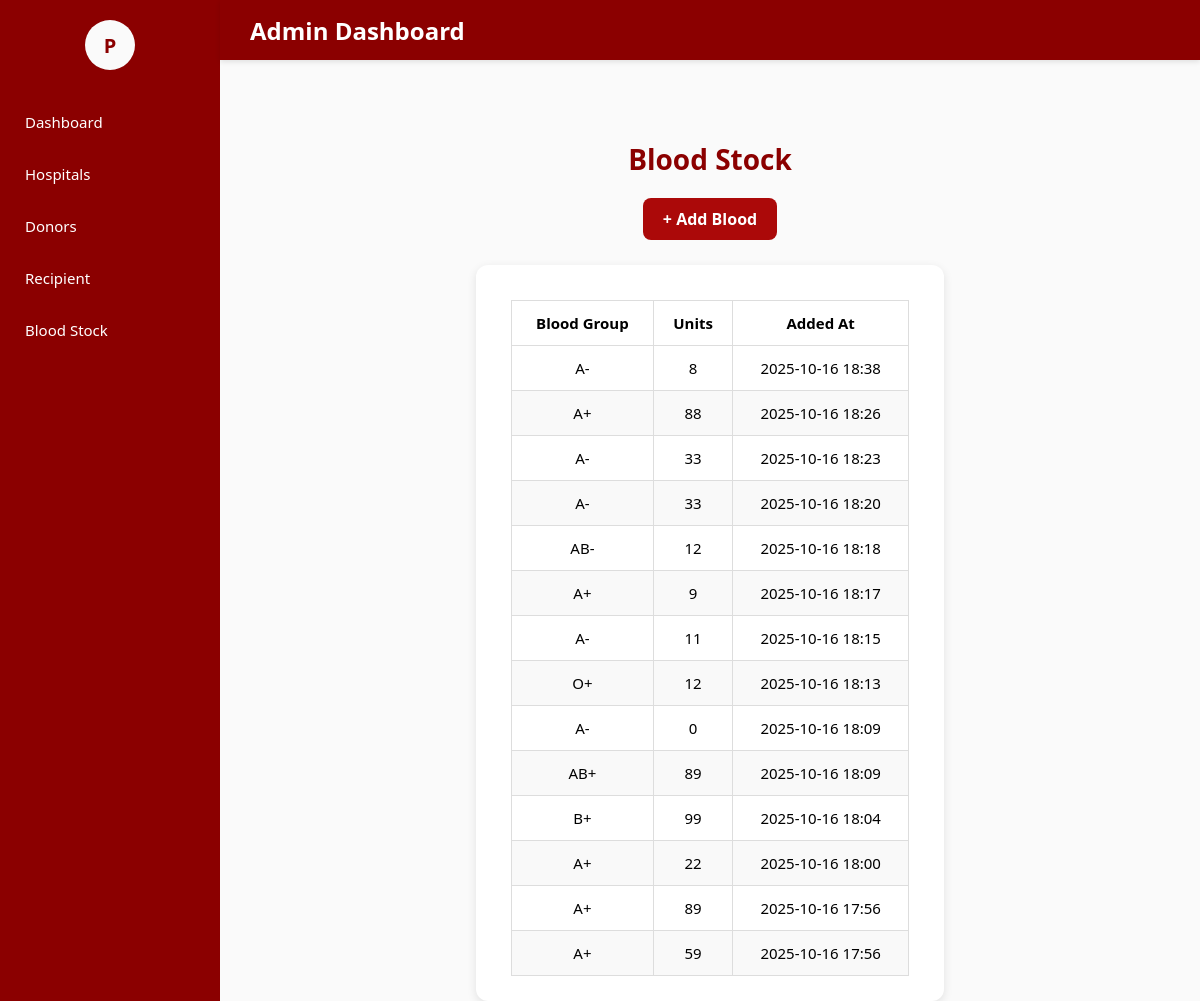
/dashboard/blood_stock/ (signed in), run on the app's committed database.
### blood_bank_app/models.py (models this page shows, shortened)
class BloodStock(models.Model):
    BLOOD_GROUP_CHOICES = [
        ('A+', 'A+'), ('A-', 'A-'),
        ('B+', 'B+'), ('B-', 'B-'),
        ('AB+', 'AB+'), ('AB-', 'AB-'),
        ('O+', 'O+'), ('O-', 'O-'),
    ]
    bloodgroup = models.CharField(max_length=3, choices=BLOOD_GROUP_CHOICES)
    unit = models.PositiveIntegerField()
    added_at = models.DateTimeField(auto_now_add=True)

### blood_bank_app/views.py (the view)
# urls.py: path('dashboard/blood_stock/', views.blood_stock_dashboard, name='blood_stock_dashboard'),
@login_required
def blood_stock_dashboard(request):
    blood_stock = BloodStock.objects.all().order_by('-added_at')
    return render(request, 'blood_stock_dashboard.html', {
        'blood_stock': blood_stock
    })

### blood_bank_app/templates/blood_stock_dashboard.html (shortened to what this page needs)
{% extends 'master.html' %}
{% block content %}
<div class="sidebar">
    <div class="profile-container">
        <div class="profile-icon" onclick="toggleProfile()">
            {{ request.user.username|slice:":1"|upper }}
        </div>
    </div>
    <a href="{% url 'admin_dashboard' %}">Dashboard</a>
    <a href="{% url 'hospital_dashboard' %}">Hospitals</a>
    <a href="{% url 'donor_dashboard' %}">Donors</a>
    <a href="{% url 'recipient_dashboard' %}">Recipient</a>
    <a href="{% url 'blood_stock_dashboard' %}">Blood Stock</a>
</div>
<div class="topbar">
    Admin Dashboard
</div>
<div class="main-content">
    <h1>Blood Stock</h1>
    <a href="{% url 'add_blood' %}" class="add-blood-btn">+ Add Blood</a>
    {% if blood_stock %}
    <div class="section">
        <table>
            <thead>
                <tr>
                    <th>Blood Group</th>
                    <th>Units</th>
                    <th>Added At</th>
                </tr>
            </thead>
            <tbody>
                {% for blood in blood_stock %}
                <tr>
                    <td>{{ blood.bloodgroup }}</td>
                    <td>{{ blood.unit }}</td>
                    <td>{{ blood.added_at|date:"Y-m-d H:i" }}</td>
                </tr>
                {% endfor %}
            </tbody>
        </table>
    </div>
    {% else %}
        <p>No blood added yet.</p>
    {% endif %}
</div>
{% endblock %}

### blood_bank_app/static/css/blood_bank.css (style rules this page uses)
body { display: flex; flex-direction: column; justify-content: center; align-items: center; height: 100vh; margin: 0; background-color:#FAFAFA; }

### blood_bank_app/templates/blood_stock_dashboard.html (style rules this page uses)
body, html { margin: 0; padding: 0; font-family: 'Segoe UI', sans-serif; background: #FAFAFA; }
.sidebar { width: 220px; background-color: #8B0000; color: white; position: fixed; top: 0; bottom: 0; left: 0; padding-top: 20px; z-index: 50; }
.sidebar a { display: block; color: white; text-decoration: none; padding: 12px 25px; margin: 8px 0; border-radius: 6px; font-weight: 500; font-size: 15px; transition: 0.2s; }
.profile-container { display: flex; flex-direction: column; align-items: center; margin-bottom: 30px; position: relative; }
.profile-icon { width: 50px; height: 50px; border-radius: 50%; background-color: #FAFAFA; color: #8B0000; font-size: 20px; font-weight: bold; cursor: pointer; display: flex; justify-content: center; align-items: center; }
.topbar { position: fixed; left: 220px; right: 0; top: 0; height: 60px; background-color: #8B0000; color: #fff; display: flex; align-items: center; padding-left: 30px; font-size: 1.5em; font-weight: 600; box-shadow: 0 2px 5px rgba(0,0,0,0.1); z-index: 90; }
.main-content { margin-left: 220px; padding: 140px 40px 40px 40px; display: flex; flex-direction: column; align-items: center; box-sizing: border-box; min-height: calc(100vh - 140px); }
.main-content h1 { margin-top: 0; margin-bottom: 20px; font-size: 28px; color: #8B0000; text-align: center; }
.add-blood-btn { display: inline-block; margin-bottom: 25px; background-color: #ab0909; color: white; padding: 10px 20px; border-radius: 8px; text-decoration: none; font-weight: 600; transition: background-color 0.3s ease; }
.section { width: 100%; max-width: 900px; background: white; border-radius: 12px; padding: 25px 35px; box-shadow: 0 3px 10px rgba(0,0,0,0.1); }
table { width: 100%; border-collapse: collapse; margin-top: 10px; }
th, td { border: 1px solid #ddd; padding: 12px; text-align: center; font-size: 15px; }
tr:nth-child(even) { background-color: #f9f9f9; }

### data on the page
BloodStock: bloodgroup "A-", unit "8", added_at "2025-10-16 18:38"
BloodStock: bloodgroup "A+", unit "88", added_at "2025-10-16 18:26"
BloodStock: bloodgroup "A-", unit "33", added_at "2025-10-16 18:23"
BloodStock: bloodgroup "A-", unit "33", added_at "2025-10-16 18:20"
BloodStock: bloodgroup "AB-", unit "12", added_at "2025-10-16 18:18"
BloodStock: bloodgroup "A+", unit "9", added_at "2025-10-16 18:17"
BloodStock: bloodgroup "A-", unit "11", added_at "2025-10-16 18:15"
BloodStock: bloodgroup "O+", unit "12", added_at "2025-10-16 18:13"
BloodStock: bloodgroup "A-", unit "0", added_at "2025-10-16 18:09"
BloodStock: bloodgroup "AB+", unit "89", added_at "2025-10-16 18:09"
BloodStock: bloodgroup "B+", unit "99", added_at "2025-10-16 18:04"
BloodStock: bloodgroup "A+", unit "22", added_at "2025-10-16 18:00"
BloodStock: bloodgroup "A+", unit "89", added_at "2025-10-16 17:56"
BloodStock: bloodgroup "A+", unit "59", added_at "2025-10-16 17:56"

### other printed values
{{ request.user.username|slice:":1"|upper }} "P"
